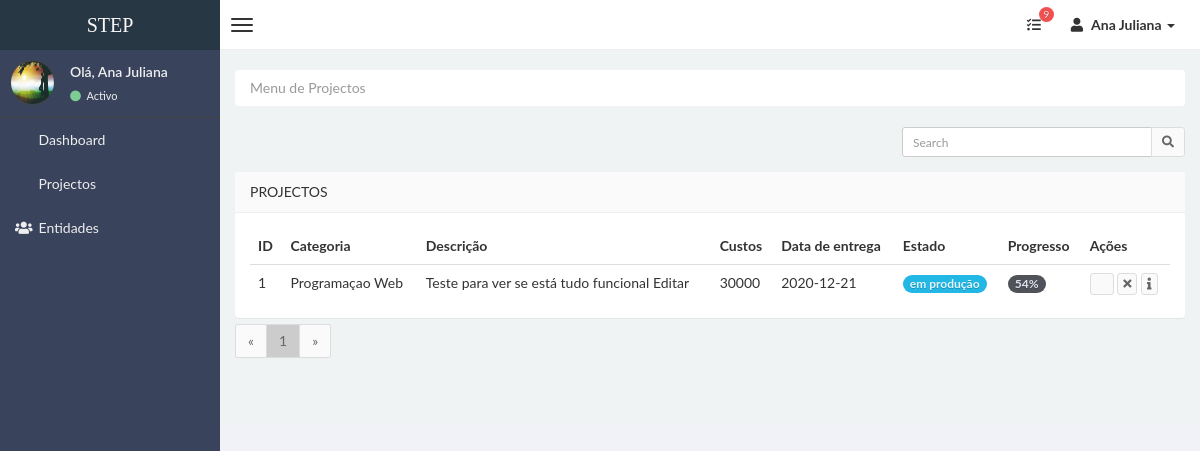
Page /projectos (signed in) on the committed database.
### stepsite/models.py (models this page shows, shortened)
class Usuarios(db.Model,UserMixin):
    id = db.Column(db.Integer,primary_key=True)
    nome = db.Column(db.String(30), unique=True, nullable=False)
    email = db.Column(db.String(100), unique=True, nullable=False)
    senha = db.Column(db.String(100), unique=False, nullable=False)
    imagem = db.Column(db.String(30), nullable=False, default='defaultUser.jpg')
    categorias = db.relationship('Categorias', backref='usuarios', lazy=True)
    entidades = db.relationship('Entidades', backref='usuarios', lazy=True)
    projectos = db.relationship('Projectos', backref='usuarios', lazy=True)

class Projectos(db.Model):
    id = db.Column(db.Integer,primary_key=True)
    idcategoria = db.Column(db.Integer, db.ForeignKey('categorias.id'),nullable=False)
    descricao = db.Column(db.String(100), nullable=False)
    custos = db.Column(db.Integer, default=0)
    dataEntrega = db.Column(db.Date)
    dataRegisto = db.Column(db.DateTime,default=datetime.utcnow)
    estado = db.Column(db.String(20),nullable=False,default='prado')
    progresso = db.Column(db.Integer,default='0')
    dataConclusao = db.Column(db.DateTime,default=None)
    idEntidade = db.Column(db.Integer, db.ForeignKey('entidades.id'),nullable=False)
    idUsuario = db.Column(db.Integer, db.ForeignKey('usuarios.id'),nullable=False)
    categoria = db.relationship('Categorias', backref='categoria', lazy=True)
    entidade = db.relationship('Entidades', backref='entidade', lazy=True)

class Categorias(db.Model):
    id = db.Column(db.Integer,primary_key=True)
    nome = db.Column(db.String(50), nullable=False)
    idUser = db.Column(db.Integer, db.ForeignKey('usuarios.id'),nullable=False)
    projectos = db.relationship('Projectos', backref='categorias', lazy=True)

### stepsite/projectos/routes.py (the view)
@projects.route("/projectos",methods=['GET','POST'])
@login_required
def projectos():
    search = request.args.get('search','')
    page = request.args.get('page',1, type=int)
    per_page = 10
    result = None
    if search:
        result = Projectos.query.filter_by(idUsuario=current_user.id).filter(or_(Projectos.descricao.contains(search),Projectos.estado.contains(search))).order_by(Projectos.id.desc()).paginate(page=page,per_page=per_page)
    else:
        result = Projectos.query.order_by(Projectos.id.desc()).filter_by(idUsuario=current_user.id).paginate(page=page,per_page=per_page)
    return render_template("projectos.html",title="STEP | Projectos",result=result,search=search)

### stepsite/models.py (called while the page is built)
@login_manager.user_loader
def load_user(user_id):
    return Usuarios.query.get(int(user_id))

### stepsite/templates/projectos.html (shortened to what this page needs)
{% extends "layoutAdmin.html" %}
{% block content %}
<div class="row">
    <div class="col-md-12">
        <ul class="breadcrumb">
            <li class="active">Menu de Projectos</li>
        </ul>
    </div>
    <div class="col-md-12">
    </div>
    <div class="col-md-12">
        <div class="box-tools m-b-15">
            <form action="{{url_for('projects.projectos')}}" method="get">
                <div class="box-tools m-b-15">
                    <div class="input-group">
                        <input type="text" name="search" value="{{search}}" class="form-control input-sm pull-right" autocomplete="off" style="width: 250px;" placeholder="Search">
                        <div class="input-group-btn">
                            <button class="btn btn-sm btn-default"><i class="fa fa-search"></i></button>
                        </div>
                    </div>
                </div>
              </form>
        </div>
    </div>
</div>
<div class="row">
    <div class="col-md-12">
        <section class="panel">
          <header class="panel-heading">
              Projectos
        </header>
        <div class="panel-body table-responsive" style="max-height:458px; overflow:auto">
            <table class="table table-hover">
              <thead>
                <tr>
                  <th>ID</th>
                  <th>Categoria</th>
                  <th>Descrição</th>
                  <th>Custos</th>
                  <th>Data de entrega</th>
                  <th>Estado</th>
                  <th>Progresso</th>
                  <th>Ações</th>
              </tr>
          </thead>
          <tbody>
            {% if result: %}
            {% for dados in result.items%}
                 <tr>
                     <td>{{ dados.id }}</td>
                     <td>{{ dados.categoria.nome }}</td>
                     <td>{{ dados.descricao }}</td>
                     <td>{{ dados.custos }}</td>
                     <td>{{ dados.dataEntrega }}</td>
                     {% if dados.estado in ('parado') %}
                     <td><span class="badge badge-danger">{{ dados.estado }}</span></td>
                     {% elif dados.estado in ('em produção') : %}
                     <td><span class="badge badge-info">{{ dados.estado }}</span></td>
                     {% elif dados.estado in ('concluído') : %}
                     <td><span class="badge badge-success">{{ dados.estado }}</span></td>
                     {% else : %}
                     <td><span class="badge badge-dark">{{ dados.estado }}</span></td>
                     {% endif %}
                     {% if dados.progresso <= 30: %}
                     <td><span class="badge badge-danger">{{ dados.progresso }}%</span></td>
                     {% elif dados.progresso > 30 and dados.progresso <= 60: %}
                     <td><span class="badge badge-inverse">{{ dados.progresso }}%</span></td>
                     {% elif dados.progresso > 60 and dados.progresso < 100: %}
                     <td><span class="badge badge-info">{{ dados.progresso }}%</span></td>
                     {% elif dados.progresso == 100: %}
                     <td><span class="badge badge-success">{{ dados.progresso }}%</span></td>
                     {% endif %}
                     <td>
                        <a href="/projectos/update?en={{dados.id}}"><button class="btn btn-default btn-xs"><i class="fa fa-pencil"></i></button></a>
                        <a onclick="fnIdselecionado('/projectos/{{dados.id}}/delete')" data-toggle="modal" data-target="#ModalConfirm"><button class="btn btn-default btn-xs"><i class="fa fa-times"></i></button></a>
                        <a onclick="fnAdicional(['{{dados.descricao}}','{{dados.categoria.nome}}','{{dados.entidade.nome}}','{{dados.estado}}','{{dados.dataConlusao}}','{{dados.dataEntrega}}'])" data-toggle="modal" data-target="#ModalInformacao"><button class="btn btn-default btn-xs"><i class="fa fa-info"></i></button></a>
                    </td>
                 </tr>
             {% endfor %}
         {% endif %}
      </tbody>
            </table>
        </div>
        </section>
    <div class="text-left" style="margin-top: -34px;">
        <ul class="pagination">
            <li><a href="#">«</a></li>
        {% for numPage in result.iter_pages(left_edge=1,right_edge=1,left_current=1,right_current=2)%}
            {% if numPage %}
                {% if result.page == numPage %}
                    <li><a style="background-color: #ccc;" href="{{ url_for('projects.projectos', page=numPage) }}">{{ numPage }}</a></li>
                {% else %}
                    <li><a href="{{ url_for('projects.projectos', page=numPage) }}">{{ numPage }}</a></li>
                {% endif %}
            {% endif %}
        {% endfor %}
                <li><a href="#">»</a></li>
        </ul>
</div>
    </div>
    <div class="col-md-2">
        <div class="row">
        <div class="col-md-2">
        </div>
        </div>
    </div>
</div>
{% endblock content %}

### stepsite/templates/layoutAdmin.html (shortened to what this page needs)
<!DOCTYPE html>
<html>
    <head>
        <link href="../static/css/bootstrap.css" rel="stylesheet" type="text/css" />
        <link href="../static/css/font-awesome.min.css" rel="stylesheet" type="text/css" />
        <link href="../static/css/mystyle.css" rel="stylesheet" type="text/css" />
        <link href="../static/css/style.css" rel="stylesheet" type="text/css" />
        <link rel="stylesheet" href="https://use.fontawesome.com/releases/v5.8.1/css/all.css" >
    </head>
    <body class="skin-black">
        <header class="header">
            <a href="{{url_for('main.home')}}" class="logo">
                STEP
            </a>
            <nav class="navbar navbar-static-top" role="navigation">
                <a href="#" class="navbar-btn sidebar-toggle" data-toggle="offcanvas" role="button" >
                    <span class="icon-bar"></span>
                    <span class="icon-bar"></span>
                    <span class="icon-bar"></span>
                </a>
                <div class="navbar-right">
                    <ul class="nav navbar-nav">
                      <li class="dropdown tasks-menu">
                            <a href="#" class="dropdown-toggle" data-toggle="dropdown">
                                <i class="fa fa-tasks"></i>
                                <span class="label label-danger">9</span>
                            </a>
                        </li>
                        <li class="dropdown user user-menu">
                            <a href="#" class="dropdown-toggle" data-toggle="dropdown">
                                <i class="fa fa-user"></i>
                                <span> {{current_user.nome}} <i class="caret"></i></span>
                            </a>
                        </li>
                    </ul>
                </div>
            </nav>
        </header>
        <div class="wrapper row-offcanvas row-offcanvas-left">
            <aside class="left-side sidebar-offcanvas">
                <section class="sidebar">
                    <div class="user-panel">
                        <div class="pull-left image">
                            <img src="{{url_for('static',filename='profile_img/'+current_user.imagem)}}" class="img-circle" alt="User Image" />
                        </div>
                        <div class="pull-left info">
                            <p>Olá, {{current_user.nome}} </p>
                            <a href="#"><i class="fa fa-circle text-success"></i> Activo</a>
                        </div>
                    </div>
                    <ul class="sidebar-menu">
                        <li>
                            <a href="{{url_for('projects.admin')}}">
                                <i class="fa fa-dashboard"></i> <span>Dashboard </span>
                            </a>
                        </li>
                        <li>
                            <a href="{{url_for('projects.projectos')}}">
                                <i class="fa fa-dropbox"></i> <span>Projectos</span>
                            </a>
                        </li>
                        <li class="">
                            <a href="{{url_for('entidads.entidades')}}">
                                <i class="fa fa-group"></i> <span>Entidades</span>
                            </a>
                        </li>
                    </ul>
                </section>
            </aside>
            <aside class="right-side">
            <section class="content">
            {% block content %}
            {% endblock content %}
            </section>
			</aside>
		</div>
    </body>
</html>

### rows in the picture
Usuarios: nome "Ana Juliana", imagem (placeholder picture)
Projectos: id "1", categoria.nome "Programaçao Web", descricao "Teste para ver se está tudo funcional Editar", custos "30000", dataEntrega "2020-12-21", estado "em produção", progresso "54"

### other values in the picture
{{ numPage }} "1"
